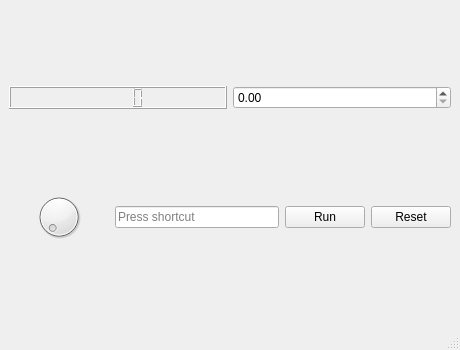
<?xml version="1.0" encoding="UTF-8"?>
<ui version="4.0">
 <class>MainWindow</class>
 <widget class="QMainWindow" name="MainWindow">
  <property name="geometry">
   <rect>
    <x>0</x>
    <y>0</y>
    <width>460</width>
    <height>350</height>
   </rect>
  </property>
  <property name="windowTitle">
   <string>MainWindow</string>
  </property>
  <widget class="QWidget" name="centralwidget">
   <layout class="QVBoxLayout" name="verticalLayout">
    <item>
     <layout class="QHBoxLayout" name="horizontalLayout_2">
      <item>
       <widget class="QLCDNumber" name="lcdNumber"/>
      </item>
      <item>
       <widget class="QDoubleSpinBox" name="doubleSpinBox"/>
      </item>
     </layout>
    </item>
    <item>
     <layout class="QHBoxLayout" name="horizontalLayout">
      <item>
       <widget class="QDial" name="dial"/>
      </item>
      <item>
       <widget class="QKeySequenceEdit" name="keySequenceEdit"/>
      </item>
      <item>
       <widget class="QPushButton" name="pushButton_2">
        <property name="text">
         <string>Run</string>
        </property>
       </widget>
      </item>
      <item>
       <widget class="QPushButton" name="pushButton">
        <property name="text">
         <string>Reset</string>
        </property>
       </widget>
      </item>
     </layout>
    </item>
   </layout>
  </widget>
  <widget class="QMenuBar" name="menubar">
   <property name="geometry">
    <rect>
     <x>0</x>
     <y>0</y>
     <width>460</width>
     <height>21</height>
    </rect>
   </property>
  </widget>
  <widget class="QStatusBar" name="statusbar"/>
 </widget>
 <resources/>
 <connections/>
</ui>
